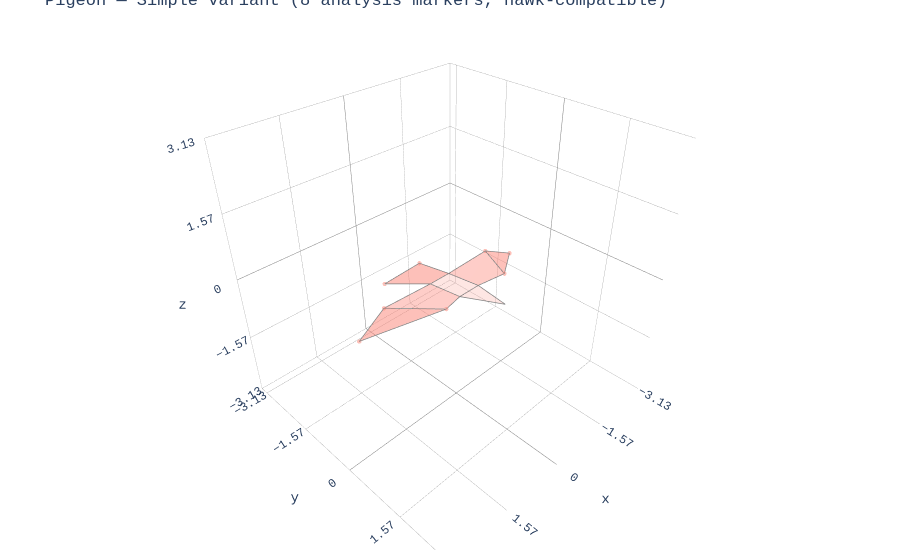

Notebook code for this chart:
### Markdown cell above
## 2. Simple Variant — Hawk-Compatible Marker Set

The `simple` variant excludes shoulders, elbows, and other markers to create an 8-marker set comparable to the hawk. Body sections are simplified accordingly.

### Code cell
# Simple variant — like old Pigeon3D(csv, use_simple=True)
pigeon_simple = Animal3D("pigeon", data="../data/mean_pigeon_shape.csv", variant="simple")

print(f"Simple mode:")
print(f"  Analysis markers: {len(pigeon_simple.analysis_indices)}")
print(f"  Analysis names: {pigeon_simple.analysis_marker_names}")
print(f"  Body sections: {list(pigeon_simple.polygons.keys())}")

fig = plot_plotly(pigeon_simple, colour='salmon')
fig.update_layout(title="Pigeon — Simple variant (8 analysis markers, hawk-compatible)")
fig.show()

### Figure 1 — Plotly figure (JSON) as saved in the notebook; plotly's stock layout.template omitted (floating-point values rounded to 4 significant figures)
{"data": [{"color": "salmon", "hoverinfo": "none", "opacity": 0.2, "type": "mesh3d", "x": [0.271, -0.05033, -0.271], "y": [0.3412, 1.261, 0.3412], "z": [0.002318, 0.1311, 0.002318]}, {"hoverinfo": "name", "line": {"color": "grey", "width": 1.5}, "mode": "lines", "name": "head salmon", "type": "scatter3d", "x": [0.271, -0.05033, -0.271, 0.271], "y": [0.3412, 1.261, 0.3412, 0.3412], "z": [0.002318, 0.1311, 0.002318, 0.002318]}, {"color": "salmon", "hoverinfo": "none", "opacity": 0.2, "type": "mesh3d", "x": [0.271, -0.271, -0.271, 0.271], "y": [0.3412, 0.3412, -0.5183, -0.5183], "z": [0.002318, 0.002318, -0.1189, -0.1189]}, {"hoverinfo": "name", "line": {"color": "grey", "width": 1.5}, "mode": "lines", "name": "body salmon", "type": "scatter3d", "x": [0.271, -0.271, -0.271, 0.271, 0.271], "y": [0.3412, 0.3412, -0.5183, -0.5183, 0.3412], "z": [0.002318, 0.002318, -0.1189, -0.1189, 0.002318]}, {"color": "salmon", "hoverinfo": "none", "opacity": 0.5, "type": "mesh3d", "x": [-0.271, -0.4749, 0.5937, 0.271], "y": [-0.5183, -1.677, -1.647, -0.5183], "z": [-0.1189, -0.4987, -0.5274, -0.1189]}, {"hoverinfo": "name", "line": {"color": "grey", "width": 1.5}, "mode": "lines", "name": "tail salmon", "type": "scatter3d", "x": [-0.271, -0.4749, 0.5937, 0.271, -0.271], "y": [-0.5183, -1.677, -1.647, -0.5183, -0.5183], "z": [-0.1189, -0.4987, -0.5274, -0.1189, -0.1189]}, {"color": "salmon", "hoverinfo": "none", "opacity": 0.4, "type": "mesh3d", "x": [-0.8501, -1.492, -0.271, -0.271], "y": [0.5401, -0.575, -0.5183, 0.3412], "z": [0.1121, -0.1258, -0.1189, 0.002318]}, {"hoverinfo": "name", "line": {"color": "grey", "width": 1.5}, "mode": "lines", "name": "left_armwing salmon", "type": "scatter3d", "x": [-0.8501, -1.492, -0.271, -0.271, -0.8501], "y": [0.5401, -0.575, -0.5183, 0.3412, 0.5401], "z": [0.1121, -0.1258, -0.1189, 0.002318, 0.1121]}, {"color": "salmon", "hoverinfo": "none", "opacity": 0.4, "type": "mesh3d", "x": [0.8501, 1.492, 0.271, 0.271], "y": [0.5401, -0.575, -0.5183, 0.3412], "z": [0.1121, -0.1258, -0.1189, 0.002318]}, {"hoverinfo": "name", "line": {"color": "grey", "width": 1.5}, "mode": "lines", "name": "right_armwing salmon", "type": "scatter3d", "x": [0.8501, 1.492, 0.271, 0.271, 0.8501], "y": [0.5401, -0.575, -0.5183, 0.3412, 0.5401], "z": [0.1121, -0.1258, -0.1189, 0.002318, 0.1121]}, {"color": "salmon", "hoverinfo": "none", "opacity": 0.5, "type": "mesh3d", "x": [-0.8501, -1.492, -2.236], "y": [0.5401, -0.575, -0.4725], "z": [0.1121, -0.1258, -0.4797]}, {"hoverinfo": "name", "line": {"color": "grey", "width": 1.5}, "mode": "lines", "name": "left_handwing salmon", "type": "scatter3d", "x": [-0.8501, -1.492, -2.236, -0.8501], "y": [0.5401, -0.575, -0.4725, 0.5401], "z": [0.1121, -0.1258, -0.4797, 0.1121]}, {"color": "salmon", "hoverinfo": "none", "opacity": 0.5, "type": "mesh3d", "x": [0.8501, 1.492, 2.236], "y": [0.5401, -0.575, -0.4725], "z": [0.1121, -0.1258, -0.4797]}, {"hoverinfo": "name", "line": {"color": "grey", "width": 1.5}, "mode": "lines", "name": "right_handwing salmon", "type": "scatter3d", "x": [0.8501, 1.492, 2.236, 0.8501], "y": [0.5401, -0.575, -0.4725, 0.5401], "z": [0.1121, -0.1258, -0.4797, 0.1121]}, {"hoverinfo": "none", "marker": {"color": "salmon", "opacity": 0.5, "size": 2.5}, "mode": "markers", "type": "scatter3d", "x": [-2.236, 2.236, -0.8501, 0.8501, -1.492, 1.492, -0.4749, 0.5937], "y": [-0.4725, -0.4725, 0.5401, 0.5401, -0.575, -0.575, -1.677, -1.647], "z": [-0.4797, -0.4797, 0.1121, 0.1121, -0.1258, -0.1258, -0.4987, -0.5274]}], "layout": {"font": {"family": "Andale Mono, Courier New, sans-serif"}, "margin": {"b": 10, "l": 10, "r": 10, "t": 10}, "scene": {"aspectmode": "cube", "aspectratio": {"x": 1, "y": 1, "z": 1}, "xaxis": {"backgroundcolor": "white", "dtick": 1.565, "gridcolor": "grey", "gridwidth": 0.5, "range": [-3.131, 3.131], "showbackground": true, "zerolinecolor": "grey"}, "yaxis": {"backgroundcolor": "white", "dtick": 1.565, "gridcolor": "grey", "gridwidth": 0.5, "range": [-3.339, 2.923], "showbackground": true, "zerolinecolor": "grey"}, "zaxis": {"backgroundcolor": "white", "dtick": 1.565, "gridcolor": "grey", "gridwidth": 0.5, "range": [-3.131, 3.131], "showbackground": true, "zerolinecolor": "grey"}}, "showlegend": false, "title": {"text": "Pigeon — Simple variant (8 analysis markers, hawk-compatible)"}}}
